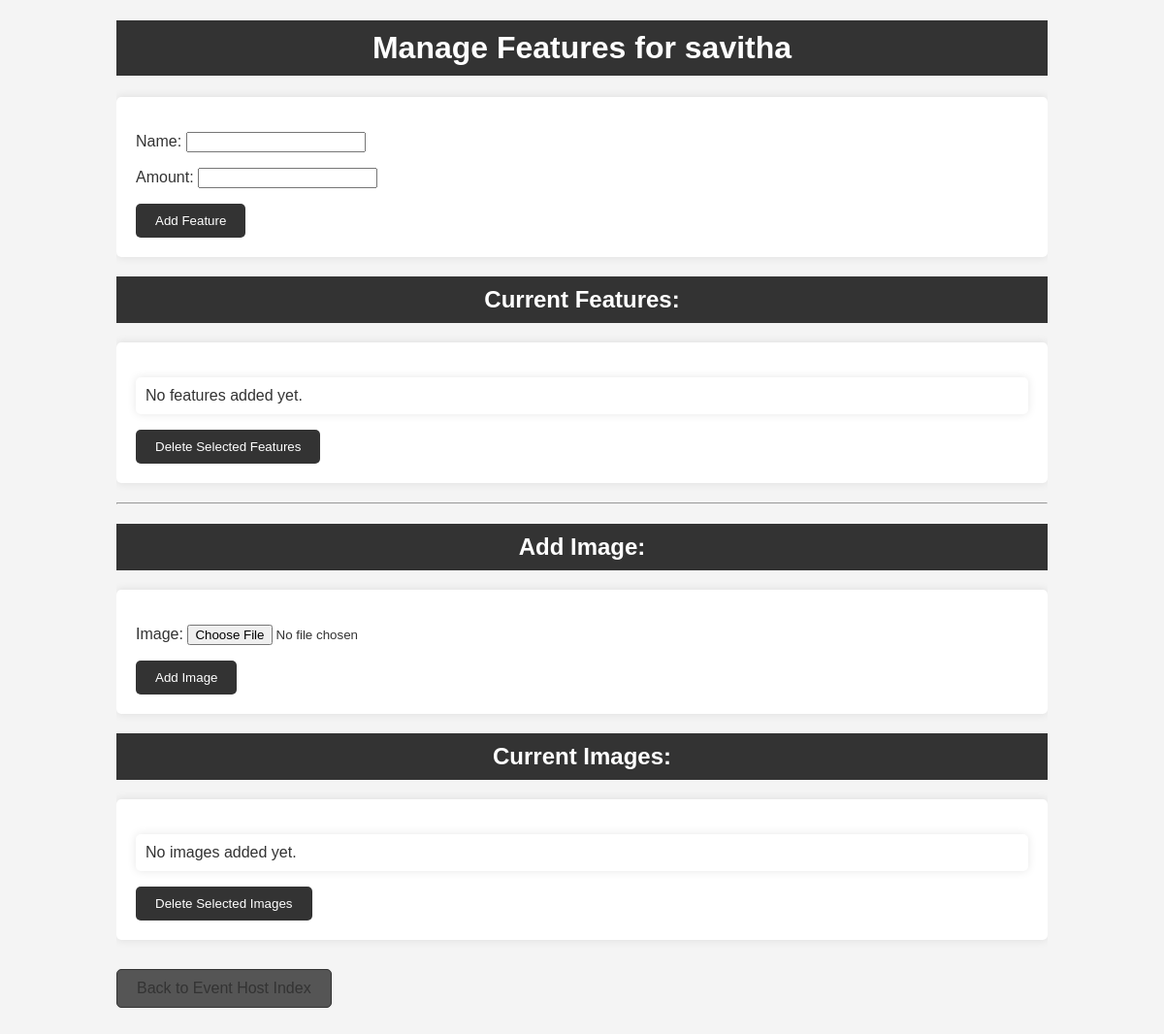
Before: /event_features/1/ (signed in) with the older database file.
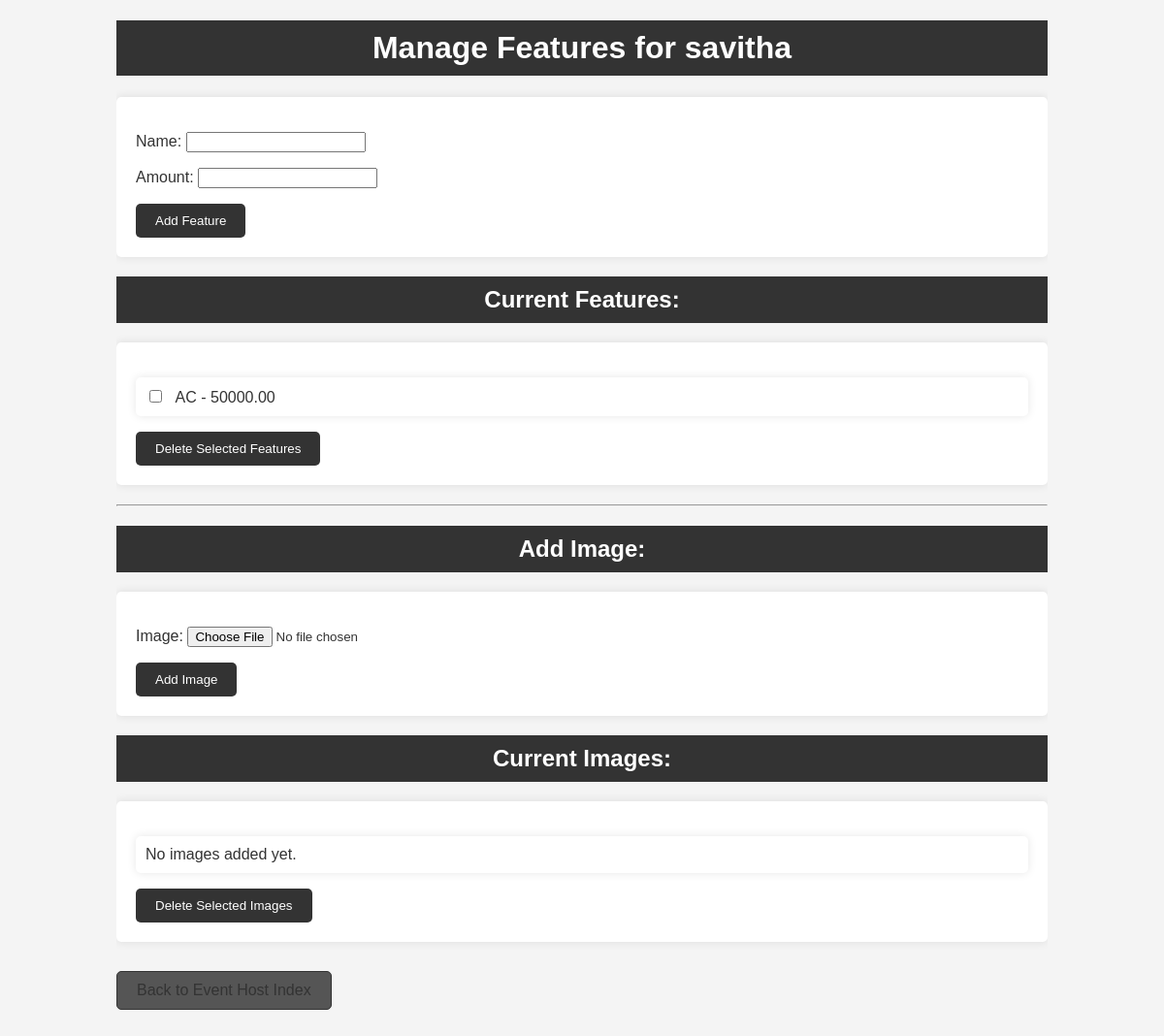
After: the same page with the newer database file.
### auditorium/models.py (models this page shows, shortened)
class Auditorium(models.Model):
    user = models.ForeignKey(User, on_delete=models.CASCADE)
    location = models.CharField(max_length=255)
    capacity = models.IntegerField()
    features = models.ManyToManyField('Feature', related_name='auditoriums', blank=True)
    price = models.DecimalField(max_digits=10, decimal_places=2)
    images = models.ImageField(upload_to='auditorium_images/', blank=True, default='../static/images/blue_mac2.jpg')
    approved = models.BooleanField(default=False)  # Ensure this field exists

class User(AbstractBaseUser, PermissionsMixin):
    username = models.CharField(max_length=150, unique=True)
    email = models.EmailField(unique=True)
    role = models.CharField(max_length=50, blank=True, null=True)
    is_staff = models.BooleanField(default=False)
    is_active = models.BooleanField(default=True)
    groups = models.ManyToManyField(Group, related_name='custom_user_groups')
    user_permissions = models.ManyToManyField(Permission, related_name='custom_user_permissions')
    objects = CustomUserManager()
    USERNAME_FIELD = 'email'
    REQUIRED_FIELDS = ['username']

class Feature(models.Model):
    name = models.CharField(max_length=255)
    amount = models.DecimalField(max_digits=10, decimal_places=2)
    auditorium = models.ForeignKey(Auditorium, related_name='auditorium_features', on_delete=models.CASCADE)

### auditorium/views.py (the view, shortened to what this page needs)
# urls.py: path('event_features/<int:auditorium_id>/', views.event_features, name='event_features'),
@login_required
def event_features(request, auditorium_id):
    auditorium = get_object_or_404(Auditorium, id=auditorium_id)
    features = Feature.objects.filter(auditorium=auditorium)
    images = AuditoriumImage.objects.filter(auditorium=auditorium)
    class FeatureForm(forms.ModelForm):
        class Meta:
            model = Feature
            fields = ['name', 'amount']
    class ImageForm(forms.ModelForm):
        class Meta:
            model = AuditoriumImage
            fields = ['image']
    feature_form = FeatureForm()
    image_form = ImageForm()
    context = {
        'auditorium': auditorium,
        'features': features,
        'images': images,
        'feature_form': feature_form,
        'image_form': image_form,
    }
    return render(request, 'event_features.html', context)

### auditorium/views.py
    class FeatureForm(forms.ModelForm):
        class Meta:
            model = Feature
            fields = ['name', 'amount']

    class ImageForm(forms.ModelForm):
        class Meta:
            model = AuditoriumImage
            fields = ['image']

### auditorium/templates/event_features.html (shortened to what this page needs)
<!DOCTYPE html>
<html>
<head>
</head>
<body>
    <div class="container">
        <h1>Manage Features for {{ auditorium.user.username }}</h1>
        <form method="post">
            {{ feature_form.as_p }}
            <button type="submit" name="add_feature">Add Feature</button>
        </form>
        <h2>Current Features:</h2>
        <form method="post">
            <ul>
                {% for feature in features %}
                    <li>
                        <div>
                            <input type="checkbox" name="feature_ids" value="{{ feature.id }}">
                            {{ feature.name }} - {{ feature.amount }}
                        </div>
                    </li>
                {% empty %}
                    <li>No features added yet.</li>
                {% endfor %}
            </ul>
            <button type="submit" name="delete_features">Delete Selected Features</button>
        </form>
        <hr>
        <h2>Add Image:</h2>
        <form method="post" enctype="multipart/form-data">
            {{ image_form.as_p }}
            <button type="submit" name="add_image">Add Image</button>
        </form>
        <h2>Current Images:</h2>
        <form method="post">
            <ul>
                {% for image in images %}
                    <li>
                        <div>
                            <input type="checkbox" name="image_ids" value="{{ image.id }}">
                            <img src="{{ image.image.url }}" alt="Image" style="max-width: 200px; max-height: 200px;">
                        </div>
                    </li>
                {% empty %}
                    <li>No images added yet.</li>
                {% endfor %}
            </ul>
            <button type="submit" name="delete_images">Delete Selected Images</button>
        </form>
        <a class="back-btn" href="{% url 'event_host_index' %}">Back to Event Host Index</a>
    </div>
</body>
</html>

### auditorium/templates/event_features.html (style rules this page uses)
body { font-family: Arial, sans-serif; margin: 0; padding: 0; background-color: #f4f4f4; color: #333; }
.container { width: 80%; margin: auto; overflow: hidden; }
h1, h2 { background-color: #333; color: #fff; padding: 10px 0; text-align: center; }
form { margin: 20px 0; padding: 20px; background: #fff; border-radius: 5px; box-shadow: 0 0 10px rgba(0, 0, 0, 0.1); }
button { display: inline-block; background: #333; color: #fff; padding: 10px 20px; text-decoration: none; border: none; border-radius: 5px; cursor: pointer; }
a { display: inline-block; background: #f4f4f4; color: #333; padding: 10px 20px; text-decoration: none; border: 1px solid #333; border-radius: 5px; cursor: pointer; margin-top: 10px; }
ul { list-style-type: none; padding: 0; }
li { background: #fff; padding: 10px; margin: 10px 0; border-radius: 5px; box-shadow: 0 0 10px rgba(0, 0, 0, 0.1); display: flex; justify-content: space-between; align-items: center; }
li input[type="checkbox"] { margin-right: 10px; }
.back-btn { background-color: #555; margin-bottom: 30px; }

Changed rows visible on the page:
added Feature: name "AC", amount "50000.00"
Other visible differences:
text no longer shown: "No features added yet."
